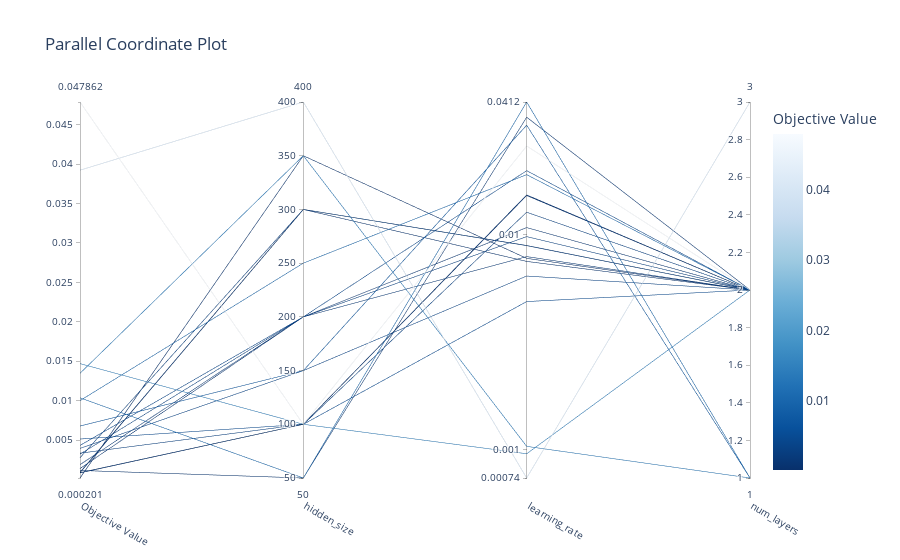

This figure's notebook cell:
### Code cell
optuna.visualization.plot_parallel_coordinate(study_architecture)

### Figure 1 — Plotly figure (JSON) as saved in the notebook; plotly's stock layout.template omitted (floating-point values rounded to 4 significant figures)
{"data": [{"dimensions": [{"label": "Objective Value", "range": [0.0002006, 0.04786], "values": [0.01347, 0.00514, 0.001894, 0.03922, 0.0147, 0.01001, 0.003955, 0.003347, 0.0008469, 0.001158, 0.01036, 0.001405, 0.0008771, 0.04786, 0.006788, 0.003224, 0.004332, 0.0009305, 0.0008751, 0.0002006, 0.002772]}, {"label": "hidden_size", "range": [50, 400], "values": [350, 100, 200, 400, 100, 250, 150, 100, 100, 50, 50, 200, 100, 100, 150, 200, 200, 300, 300, 350, 300]}, {"label": "learning_rate", "range": [-3.131, -1.385], "ticktext": ["0.00074", "0.001", "0.01", "0.0412"], "tickvals": [-3.131, -3, -2, -1.385], "values": [-2.984, -2.311, -2.103, -3.131, -3.018, -1.722, -2.193, -1.897, -1.819, -1.455, -1.385, -1.968, -1.816, -1.589, -1.493, -2.01, -1.704, -2.052, -2.125, -2.111, -2.051]}, {"label": "num_layers", "range": [1, 3], "values": [1, 2, 2, 3, 2, 2, 2, 2, 2, 2, 1, 2, 2, 2, 1, 2, 2, 2, 2, 2, 2]}], "labelangle": 30, "labelside": "bottom", "line": {"color": [0.01347, 0.00514, 0.001894, 0.03922, 0.0147, 0.01001, 0.003955, 0.003347, 0.0008469, 0.001158, 0.01036, 0.001405, 0.0008771, 0.04786, 0.006788, 0.003224, 0.004332, 0.0009305, 0.0008751, 0.0002006, 0.002772], "colorbar": {"title": {"text": "Objective Value"}}, "colorscale": [[0, "rgb(247,251,255)"], [0.125, "rgb(222,235,247)"], [0.25, "rgb(198,219,239)"], [0.375, "rgb(158,202,225)"], [0.5, "rgb(107,174,214)"], [0.625, "rgb(66,146,198)"], [0.75, "rgb(33,113,181)"], [0.875, "rgb(8,81,156)"], [1, "rgb(8,48,107)"]], "reversescale": true, "showscale": true}, "type": "parcoords"}], "layout": {"title": {"text": "Parallel Coordinate Plot"}}}
